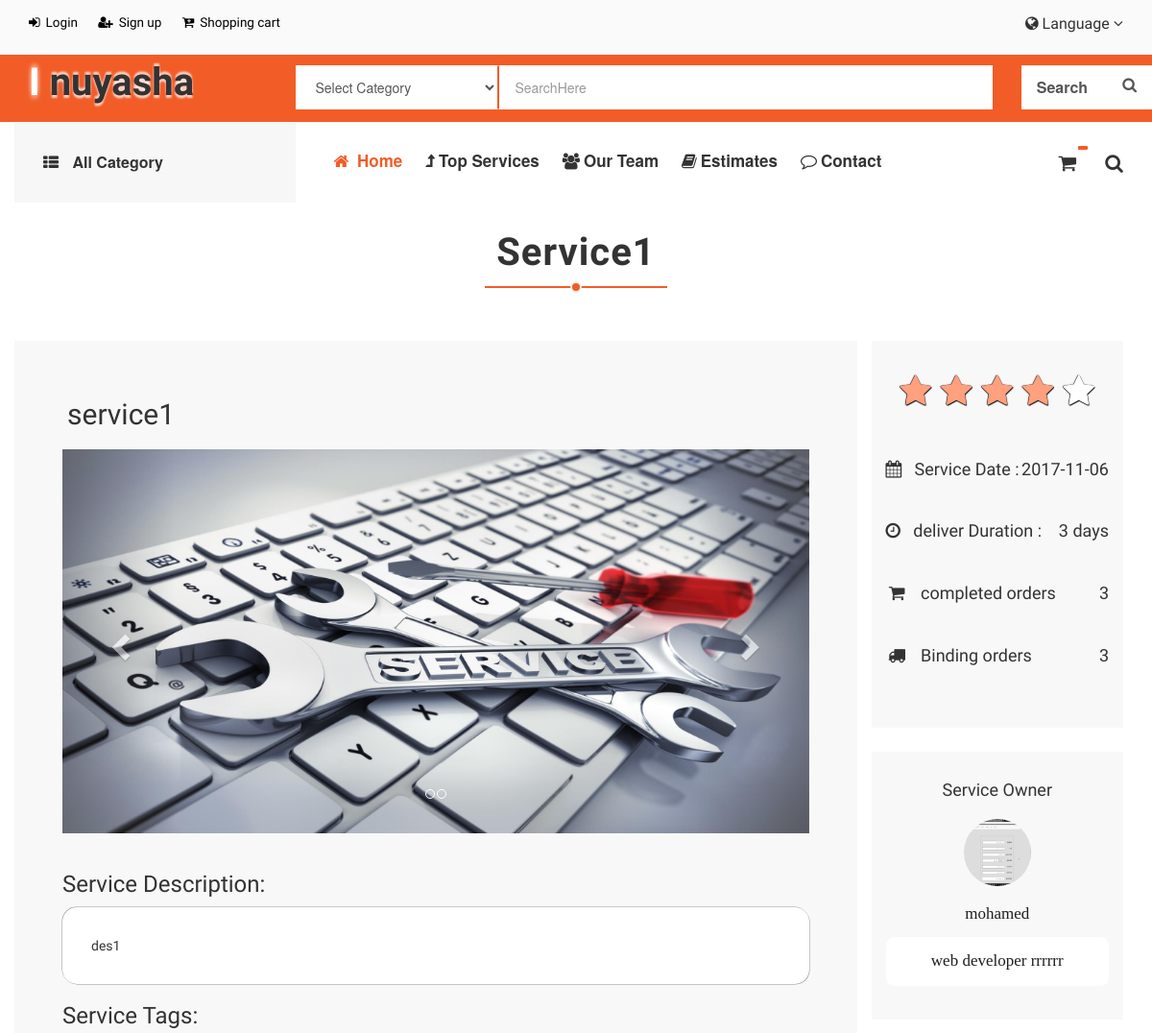
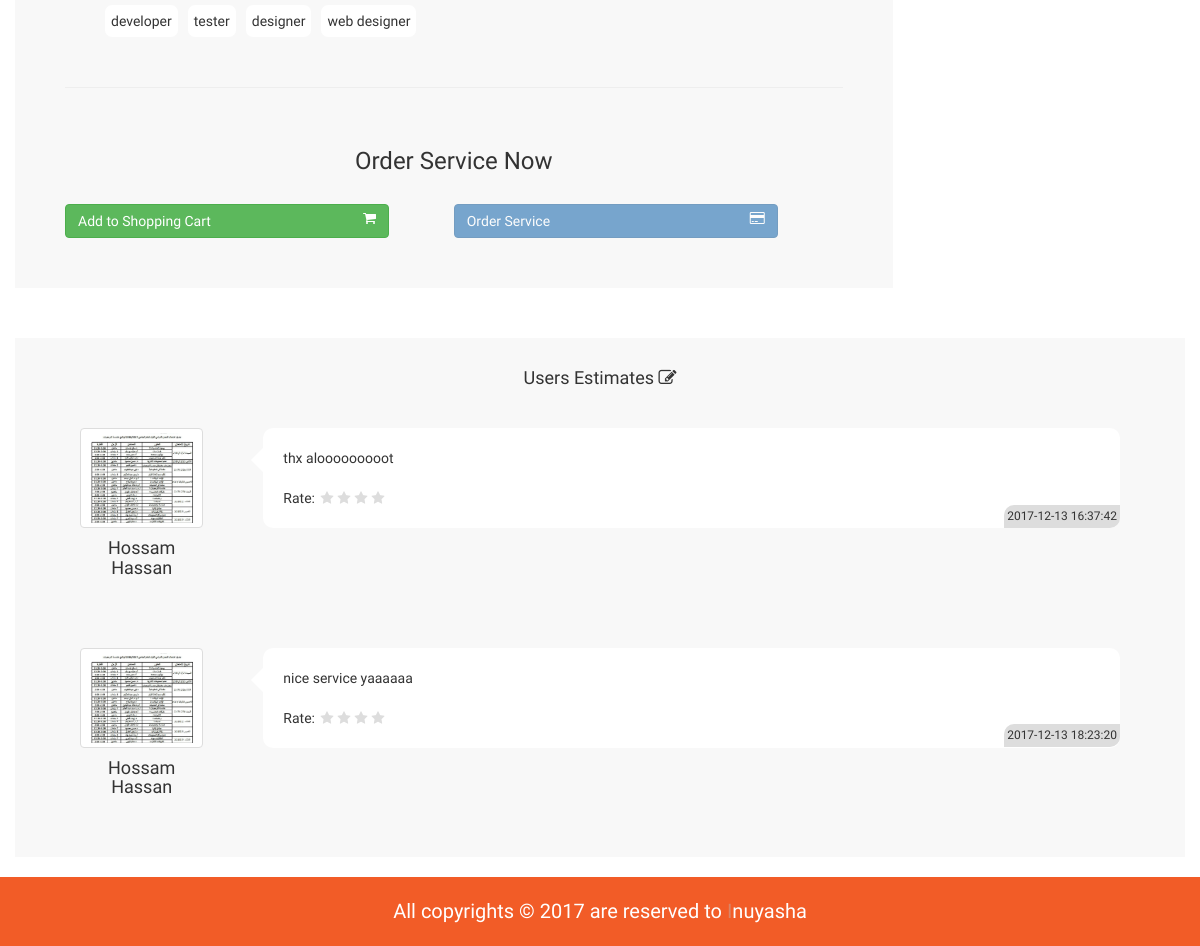
Page /FrontEnd/views/viewService.php?ser_id=1 on the committed database (2 pictures, top to bottom).
### tables this page shows
CREATE TABLE `service` (
  `s_id` int(11) NOT NULL,
  `name` varchar(255) NOT NULL,
  `view` int(10) UNSIGNED NOT NULL,
  `description` text NOT NULL,
  `status` tinyint(1) NOT NULL COMMENT ' 1 > activated , 0 > deactivated',
  `s_date` date NOT NULL COMMENT 'date of the service',
  `tags` varchar(255) NOT NULL,
  `price` float NOT NULL,
  `d_date` tinyint(3) UNSIGNED NOT NULL COMMENT 'Date of delivering service to customer',
  `c_id` int(11) NOT NULL COMMENT 'foreign key customer id',
  `cat_id` int(11) NOT NULL COMMENT 'foreign key  category id',
  `mgr_id` int(11) NOT NULL COMMENT 'foreign key  manager id'
);

CREATE TABLE `service_image` (
  `s_id` int(11) NOT NULL,
  `image` varchar(255) NOT NULL
);

CREATE TABLE `profile` (
  `c_id` int(11) NOT NULL,
  `zip_code` int(11) NOT NULL,
  `summary` text,
  `country` varchar(255) NOT NULL
);

CREATE TABLE `customer` (
  `c_id` int(11) NOT NULL COMMENT 'id بتاع اليوزر',
  `c_name` varchar(255) NOT NULL COMMENT 'اسم اليوزر ',
  `gender` tinyint(1) NOT NULL COMMENT 'true > male , false > female',
  `dob` date NOT NULL COMMENT 'Date of Birth',
  `regstatus` tinyint(1) NOT NULL COMMENT 'true > account activated , false >account deactivated',
  `E-mail` varchar(255) NOT NULL,
  `password` varchar(255) NOT NULL,
  `image` varchar(255) NOT NULL,
  `dor` date NOT NULL COMMENT 'Date of Register',
  `confirmcode` varchar(255) DEFAULT NULL,
  `coins` int(11) NOT NULL DEFAULT '0'
);

CREATE TABLE `estimate` (
  `comment` text NOT NULL,
  `stars` tinyint(5) UNSIGNED NOT NULL DEFAULT '0',
  `date` datetime NOT NULL,
  `o_id` int(11) NOT NULL,
  `c_id` int(11) NOT NULL,
  `s_id` int(11) NOT NULL
);

### FrontEnd/views/viewService.php (the view, shortened to what the rows shown need)
<?php
require './includes/header.php';
if(isset($_GET['ser_id']) && intval($_GET['ser_id']))
{
    $service = new Services();
    $check=$service->setService_id($_GET['ser_id'],$client->db_connection);
    $estimates = $client->showServiceEstimates($service);
    if (empty($check))
    {
         $serviceOwner = $client->showSelectedServices($service);
         $Owner = $service->getOwner($client->db_connection, $serviceOwner);
         $Owner=$Owner[0];
         $Images = $service->getImages($client->db_connection);
    }
    else
    {
        header("Location: Home.php");
        exit();
    }
}
else
{
    header("Location: Home.php");
    exit();
}
?>
 <section>
    <div class="container">
        <div class="row">
            <div class="ThirdSectionHeader viewCategorySection" >
                <h2 style="margin: 20px auto 50px auto;"><?php echo $service->getService_name(); ?></h2>
            </div>
            <div class="serviceContainer col-xs-9">
                <h2 class="text-left serviceName"><?php echo $service->getService_name(); ?></h2>
                <div id="myCarousel" class="carousel slide" data-ride="carousel">
                    <ol class="carousel-indicators">
                    </ol>
                    <div class="carousel-inner">
                        <?php
                        $counter=0;
                        foreach ($Images as $value)
                        {
                            echo '<div class="item '.(($counter==0)?'active':'').'" style="width:100%;">
                                       <img src="../Images/service_images/'.$value['image'].'" class="serviceImage">
                                  </div>';
                            $counter++;
                        }?>
                    </div>
                    <?PHP if($counter>1){ ?>
                    <a class="left carousel-control" href="#myCarousel" data-slide="prev">
                    </a>
                    <a class="right carousel-control" href="#myCarousel" data-slide="next">
                    </a>
                <?php }?>
                </div>
                <div class="serviceDesc">
                    <h3>Service Description:</h3>
                    <p><?php echo $service->getDescription(); ?></p>
                </div>
                <div class="tags">
                    <h3>Service Tags:</h3>
                    <?php
                        $tags = explode("-",$service->getTags());
                        echo '<ul>';
                        foreach ($tags as $value) {
                            echo '<li>'
                                    .$value.
                                 '</li>';
                        }
                        echo '</ul>';
                    ?>
                </div>
                <br>
                <hr style="border-width: 1px;">
                <br>
                <div class="service_payment">
                    <h3 class="text-center">Order Service Now</h3><br>
                    <button class="btn btn-success col-xs-5" onclick="AddtoChart(<?php echo (($client->getID()!="")?$client->getID():"-1") .','. $service->getService_id() .",'". date('Y-m-d H:i:s') ."'";  ?>)" style="text-align: left;">Add to Shopping Cart <i class="fa fa-shopping-cart pull-right"></i></button>
                    <div class="col-xs-1"></div>
                    <button class="btn btn-primary col-xs-5"  style="text-align: left;"  <?php echo ((isset($_SESSION["Client"]) && ($client->getCoins() >= $service->getPrice()) )?"onclick='placeOrder(".$service->getService_id().",".$service->getPrice().")'":"disabled") ; ?> >Order Service<i class="fa fa-credit-card pull-right"></i></button>
                </div>
            </div>
            <div class="col-xs-3">
                <div class="serviceEstimate">
                    <h4 class="text-center" style="display: inherit;">
                        <div class="serviceduration">
                            <p><i class="fa fa-calendar"></i> &nbsp; Service Date : <span class="pull-right"><?php echo $service->getService_date(); ?></span></p>
                            <p><i class="fa fa-clock-o"></i> &nbsp; deliver Duration :<span  class="pull-right"> <?php echo $service->getDeliver_date(); ?> days</span></p>
                        </div>
                    </h4>
                </div>
            </div>
            <div class="col-xs-3">
                <div class="serviceOwner">
                    <div class="ownerPhoto">
                        <?php
                            if(strpos($Owner['image'],'https:'))
                            {
                                echo '<img src="'.$Owner['image'].'" class="img-circle">';
                            }
                            else
                            {
                                echo '<img src="../Images/client_images/'.$Owner['image'].'" class="img-circle">';
                            }
                        ?>
                    </div>
                    <div class="ownerInfo">
                        <h5 class="text-center"><?php echo $Owner['c_name']; ?></h5>
                    </div>
                     <div class="ownerSummary">
                        <h5 class="text-center"><?php echo $Owner['summary']; ?></h5>
                    </div>
                </div>
            </div>
        </div>
        <div class="row">
            <div class="user_Estimates col-xs-12">
                <?php
                if($estimates)
                {
                    foreach ($estimates as $data)
                     {
                        echo
                        '
                            <div class="userEstimate col-xs-12">
                                <div class="userInfo col-xs-2">
                                    <img src="../Images/client_images/'.$data['image'].'" class="img-thumbnail">
                                    <h4 class="text-center">'.$data['c_name'].'</h4>
                                </div>
                                <div class="commit col-xs-10">
                                    <p>'.$data['comment'].'<br><br>Rate:
                                        ';
                                        for ($x = 0;$x <$data['stars'];$x++) {
                                            echo '<i class="fa fa-star userStars"></i>';
                                        }
                                        echo'
                                    </p>
                                    <span class="estimate_date">'.$data['date'].'</span>
                                </div>
                            </div>
                        ' ;
                     }
                }
                else
                {
                    echo '<h3 class="text-center"> there is no estimates </h3>';
                }
                ?>
            </div>
        </div>
    </div>
</section>
<?php
require './includes/footer.php';

### rows in the picture
service: name "Service1", name "service1", description "des1", tags "developer", tags "tester", tags "designer", tags "web designer", s_date "2017-11-06", d_date "3"
service_image: image (picture)
profile: c_id.image (picture), c_id.c_name "mohamed", summary "web developer rrrrrr"
estimate: c.image (picture), c.c_name "Hossam Hassan", comment "thx alooooooooot", stars 4 (drawn), date "2017-12-13 16:37:42"
estimate: c.image (picture), c.c_name "Hossam Hassan", comment "nice service yaaaaaa", stars 4 (drawn), date "2017-12-13 18:23:20"

### other values in the picture
$service->getCompletedOrders() "3"
$service->getBindingOrders() "3"
